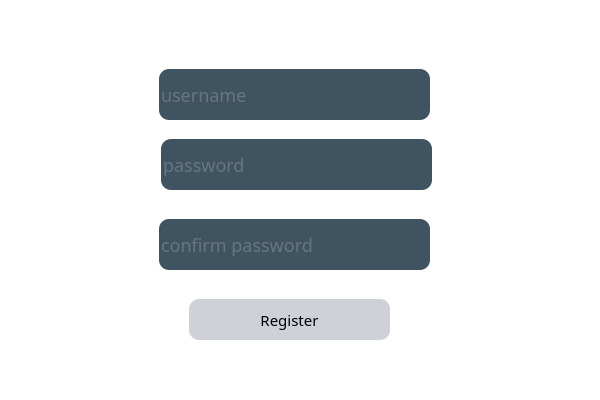
<?xml version="1.0" encoding="UTF-8"?>
<ui version="4.0">
 <class>_register1Class</class>
 <widget class="QMainWindow" name="_register1Class">
  <property name="geometry">
   <rect>
    <x>0</x>
    <y>0</y>
    <width>600</width>
    <height>400</height>
   </rect>
  </property>
  <property name="minimumSize">
   <size>
    <width>600</width>
    <height>400</height>
   </size>
  </property>
  <property name="maximumSize">
   <size>
    <width>600</width>
    <height>400</height>
   </size>
  </property>
  <property name="windowTitle">
   <string>xiuxian</string>
  </property>
  <property name="styleSheet">
   <string notr="true"/>
  </property>
  <widget class="QWidget" name="centralWidget">
   <property name="styleSheet">
    <string notr="true">*{
	background:rgb(255, 255, 255);
	font-size:15px;
	font-family:Century Gothic,sans-serif;
}
QFrame{
	border:sold 10px rgba(0,0,0);
	
	background-image: url(:/xiuxian/images/backgroundlogin.jpg);
}
QLineEdit{
	color: #8d98a1;
	background-color:#405361;
	font-size:18px;
	border-style:outset;
	border-radius:10px;
}

QCheckBox{
	background:rgba(85,170,225,0);
	color:white;
}

QPushButton:pressed{
	background-color:#405361;
	border-style:inset;
}</string>
   </property>
   <widget class="QFrame" name="frame">
    <property name="geometry">
     <rect>
      <x>-1</x>
      <y>-31</y>
      <width>600</width>
      <height>600</height>
     </rect>
    </property>
    <property name="frameShape">
     <enum>QFrame::StyledPanel</enum>
    </property>
    <property name="frameShadow">
     <enum>QFrame::Raised</enum>
    </property>
    <widget class="QLineEdit" name="userEdit">
     <property name="geometry">
      <rect>
       <x>160</x>
       <y>100</y>
       <width>271</width>
       <height>51</height>
      </rect>
     </property>
     <property name="toolTipDuration">
      <number>0</number>
     </property>
     <property name="statusTip">
      <string/>
     </property>
     <property name="text">
      <string/>
     </property>
     <property name="placeholderText">
      <string>username</string>
     </property>
    </widget>
    <widget class="QLineEdit" name="pwdEdit">
     <property name="geometry">
      <rect>
       <x>162</x>
       <y>170</y>
       <width>271</width>
       <height>51</height>
      </rect>
     </property>
     <property name="echoMode">
      <enum>QLineEdit::Normal</enum>
     </property>
     <property name="placeholderText">
      <string>password</string>
     </property>
    </widget>
    <widget class="QPushButton" name="registerBtn">
     <property name="geometry">
      <rect>
       <x>190</x>
       <y>330</y>
       <width>201</width>
       <height>41</height>
      </rect>
     </property>
     <property name="styleSheet">
      <string notr="true">QPushButton{
	background:#ced1d8;
	border-style:outset;
	border-radius:10px;
}
QPushButton:pressed{
	background-color:#405361;
	border-style:inset;
}
</string>
     </property>
     <property name="text">
      <string>Register</string>
     </property>
    </widget>
    <widget class="QPushButton" name="minBtn">
     <property name="geometry">
      <rect>
       <x>540</x>
       <y>30</y>
       <width>25</width>
       <height>25</height>
      </rect>
     </property>
     <property name="minimumSize">
      <size>
       <width>25</width>
       <height>25</height>
      </size>
     </property>
     <property name="maximumSize">
      <size>
       <width>25</width>
       <height>25</height>
      </size>
     </property>
     <property name="styleSheet">
      <string notr="true">QPushButton{
	image: url(:/xiuxian/images/min.png);
	border:none;
	background:transparent;
}
QPushButton:pressed{
	background-color:#405361;
	border-style:inset;
}
</string>
     </property>
     <property name="text">
      <string/>
     </property>
    </widget>
    <widget class="QPushButton" name="closeBtn">
     <property name="geometry">
      <rect>
       <x>570</x>
       <y>30</y>
       <width>25</width>
       <height>25</height>
      </rect>
     </property>
     <property name="minimumSize">
      <size>
       <width>25</width>
       <height>25</height>
      </size>
     </property>
     <property name="maximumSize">
      <size>
       <width>25</width>
       <height>25</height>
      </size>
     </property>
     <property name="styleSheet">
      <string notr="true">QPushButton{
	image: url(:/xiuxian/images/close.png);
	border:none;
	background:transparent;
}
QPushButton:pressed{
	background-color:#405361;
	border-style:inset;
}
</string>
     </property>
     <property name="text">
      <string/>
     </property>
    </widget>
    <widget class="QLineEdit" name="cfpwdEdit">
     <property name="geometry">
      <rect>
       <x>160</x>
       <y>250</y>
       <width>271</width>
       <height>51</height>
      </rect>
     </property>
     <property name="echoMode">
      <enum>QLineEdit::Normal</enum>
     </property>
     <property name="placeholderText">
      <string>confirm password</string>
     </property>
    </widget>
    <widget class="QPushButton" name="minBtn_2">
     <property name="geometry">
      <rect>
       <x>0</x>
       <y>30</y>
       <width>25</width>
       <height>25</height>
      </rect>
     </property>
     <property name="minimumSize">
      <size>
       <width>25</width>
       <height>25</height>
      </size>
     </property>
     <property name="maximumSize">
      <size>
       <width>25</width>
       <height>25</height>
      </size>
     </property>
     <property name="styleSheet">
      <string notr="true">QPushButton{
	
	image: url(:/xiuxian/images/arrow-left-circle.svg);
	border:none;
	background:transparent;
}
QPushButton:pressed{
	background-color:#405361;
	border-style:inset;
}
</string>
     </property>
     <property name="text">
      <string/>
     </property>
    </widget>
   </widget>
  </widget>
 </widget>
 <layoutdefault spacing="6" margin="11"/>
 <resources/>
 <connections/>
</ui>
